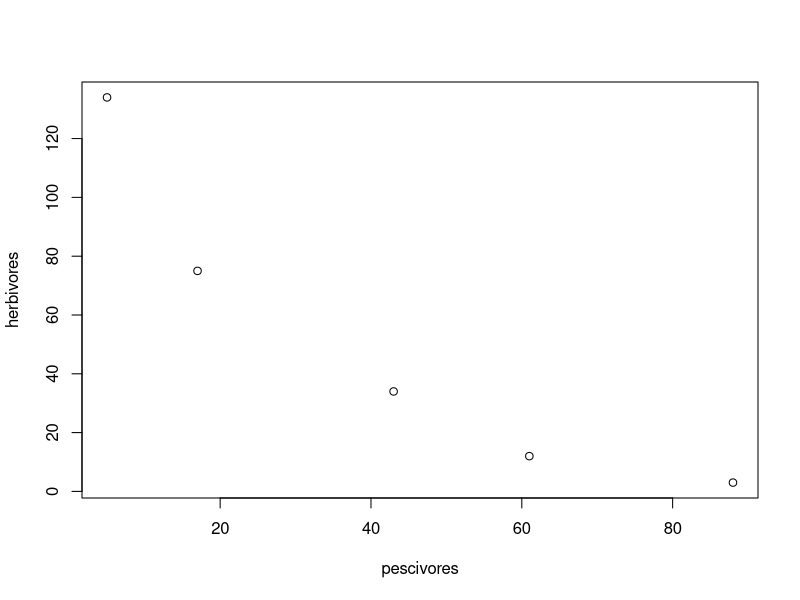
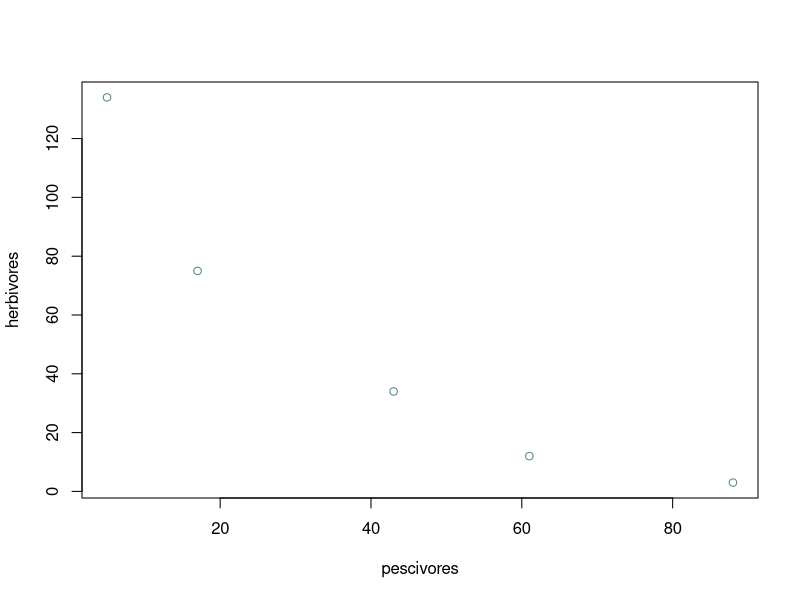
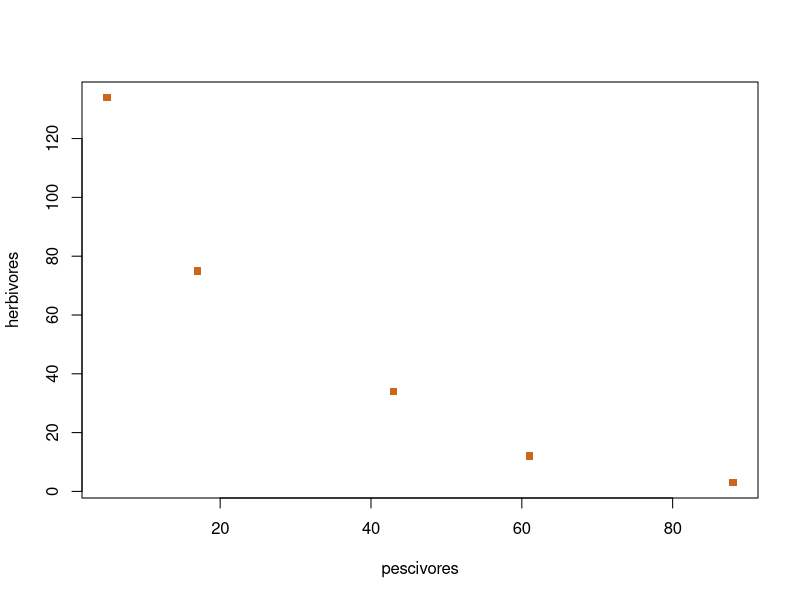
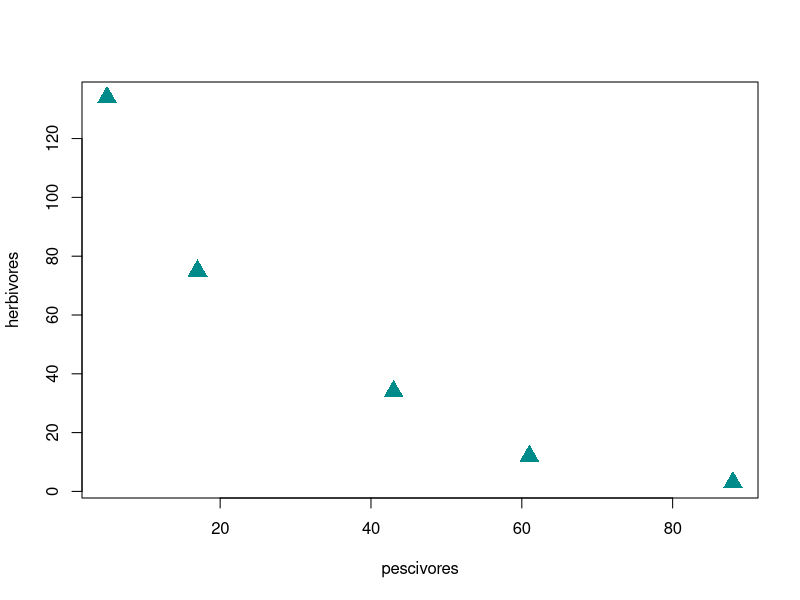
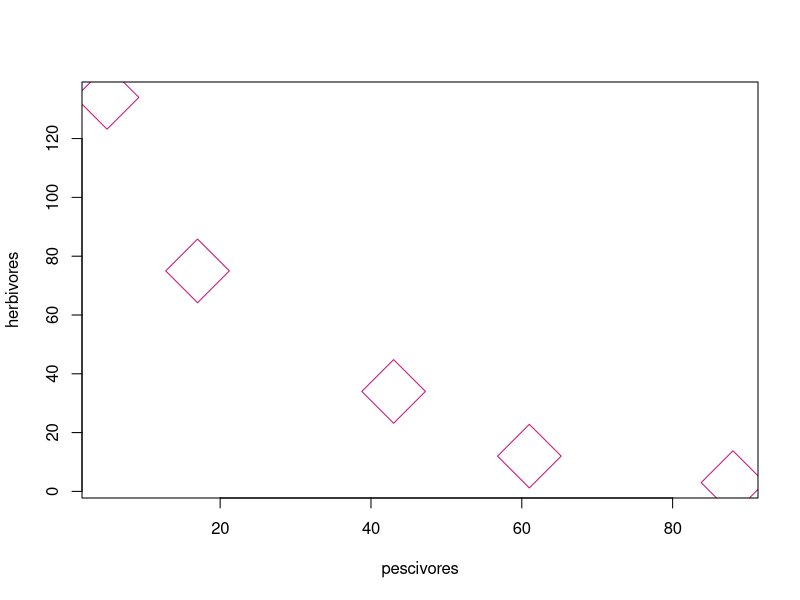
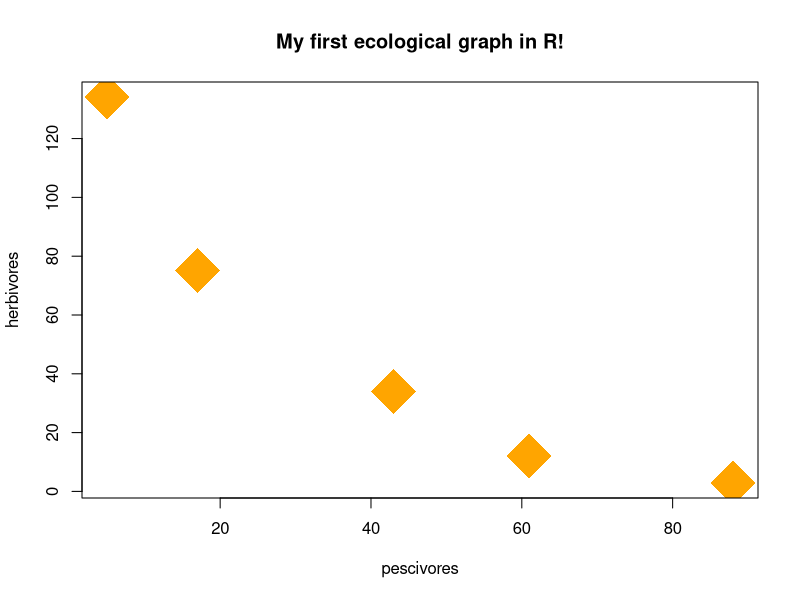

The R script that drew these images, in order:
# first R introduction monitoring
# this is a first code script to get a basic understanding of R and how to use it

# first create an array using the concatenate function ~c()
pescivores <- c(5, 17, 43, 61, 88)  
pescivores

# then create a second set of data
herbivores <- c(134, 75, 34, 12, 3)
herbivores

# now we create a first plot in R using ~plot()
plot(pescivores, herbivores)

# we can add different elements to this plot
plot(pescivores, herbivores, col = "cadetblue4") # change the color (look at r-charts.com for different colours)

plot(pescivores, herbivores, col = "chocolate3", pch = 15) # change the shape of the points

plot(pescivores, herbivores, col = "cyan4", pch = 17, cex = 2) # change the scale of the points

plot(pescivores, herbivores, col = "deeppink3", pch = 5, cex = 6) # go even bigger

# we can add simple titles
plot(pescivores, herbivores, col = "orange", pch = 18, cex = 6, main = "My first ecological graph in R!")

# next we create a dataframe
ecodata <- data.frame(pescivores, herbivores)
ecodata

# we can do simple calculations, like mean number of individuals per site
(5 + 17 + 43 + 61 + 88)/5 # 42.8

# to see some summary statistics of the dataframe use function ~summary()
summary(ecodata) 
# pescivores     herbivores   
# Min.   : 5.0   Min.   :  3.0  
# 1st Qu.:17.0   1st Qu.: 12.0  
# Median :43.0   Median : 34.0  
# Mean   :42.8   Mean   : 51.6  
# 3rd Qu.:61.0   3rd Qu.: 75.0  
# Max.   :88.0   Max.   :134.0  
